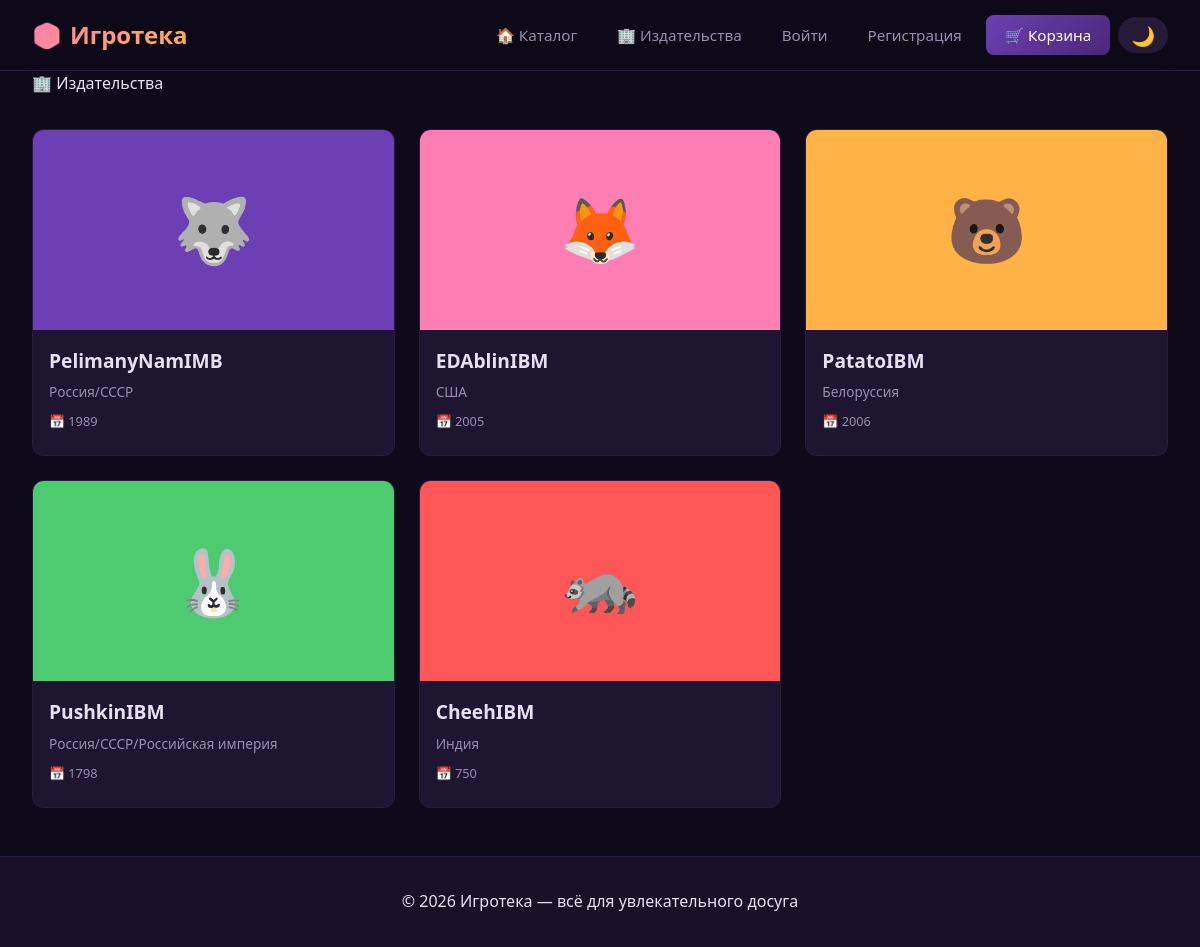
Screenshot of /publishers/ with the database file from the repository.
### shop/models.py (models this page shows, shortened)
class Publisher(models.Model):
    name = models.CharField('Название', max_length=200)
    country = models.CharField('Страна', max_length=100, blank=True)
    founded_year = models.IntegerField('Год основания', null=True, blank=True)
    class Meta:
        verbose_name = 'Издатель'
        verbose_name_plural = 'Издатели'

### shop/views.py (the view)
# urls.py: path('publishers/', views.PublisherListView.as_view(), name='publisher_list'),
class PublisherListView(ListView):
    model = Publisher
    template_name = 'shop/publisher_list.html'
    context_object_name = 'publishers'

### shop/templates/shop/publisher_list.html
{% extends 'shop/base.html' %}
{% block content %}
<div class="section-title">🏢 Издательства</div>
<div class="product-grid">
    {% for pub in publishers %}
        <div class="product-card" onclick="window.location.href='{% url 'publisher_games' pub.id %}'">
            <div class="product-img" style="background: {% cycle '#6C3FB5' '#FF7EB3' '#FFB347' '#4ECB71' '#FF5757' '#2c5f2d' '#1e3a1e' '#5D3A1A' %}; font-size: 4rem;">
                {% cycle '🐺' '🦊' '🐻' '🐰' '🦝' '🐱' '🐶' '🦉' '🦌' '🐼' %}
            </div>
            <div class="product-info">
                <div class="product-name">{{ pub.name }}</div>
                <div class="product-desc">{{ pub.country|default:"🌍 Страна не указана" }}</div>
                <div class="product-meta">
                    <span>📅 {{ pub.founded_year|default:"—" }}</span>
                </div>
            </div>
        </div>
    {% endfor %}
</div>
{% endblock %}

### shop/templates/shop/base.html (style rules this page uses)
* { margin: 0; padding: 0; box-sizing: border-box; }
:root { --primary: #6C3FB5; --primary-dark: #4A2878; --accent: #FF7EB3; --accent2: #FFB347; --bg: #0F0A1A; --bg2: #1A1128; --bg3: #251A38; --text: #E8E0F0; --text-dim: #9A8DB0; --success: #4ECB71; --danger: #FF5757; --card-bg: #1E1530; --radius: 12px; --shadow: 0 8px 32px rgba(0,0,0,0.4); }
body { font-family: 'Segoe UI', Tahoma, Geneva, Verdana, sans-serif; background: var(--bg); color: var(--text); line-height: 1.6; transition: background 0.3s, color 0.3s; }
.product-grid { display: grid; grid-template-columns: repeat(auto-fill, minmax(280px, 1fr)); gap: 1.5rem; margin: 2rem 0; }
.product-card { background: var(--card-bg); border-radius: var(--radius); overflow: hidden; transition: transform 0.3s; border: 1px solid rgba(108,63,181,0.15); cursor: pointer; }
.product-img { height: 200px; display: flex; align-items: center; justify-content: center; font-size: 5rem; background: var(--bg3); }
.product-info { padding: 1rem; }
.product-name { font-size: 1.2rem; font-weight: bold; margin-bottom: 0.3rem; }
.product-desc { font-size: 0.85rem; color: var(--text-dim); margin-bottom: 0.5rem; }
.product-meta { display: flex; gap: 1rem; font-size: 0.8rem; color: var(--text-dim); margin-bottom: 0.5rem; }

### rows the page displays
Publisher: name "PelimanyNamIMB", country "Россия/СССР", founded_year "1989"
Publisher: name "EDAblinIBM", country "США", founded_year "2005"
Publisher: name "PatatoIBM", country "Белоруссия", founded_year "2006"
Publisher: name "PushkinIBM", country "Россия/СССР/Российская империя", founded_year "1798"
Publisher: name "CheehIBM", country "Индия", founded_year "750"
